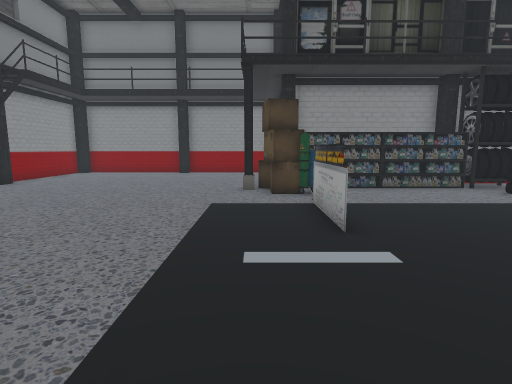
[1] (above)

21 first-person views from a walk through a scene from a Unity 3-D project. The camera is 1.4 m above the floor, tilts 8° down and sees 80° across. Doors are open. The floor is counted in squares, 1 m on a side. Each view is taken from the middle of a square. On the plan, view 1 faces up. The plan holds only what a view shows up to about 14 squares ahead; the rest is blank. The player character is not drawn.

[2]
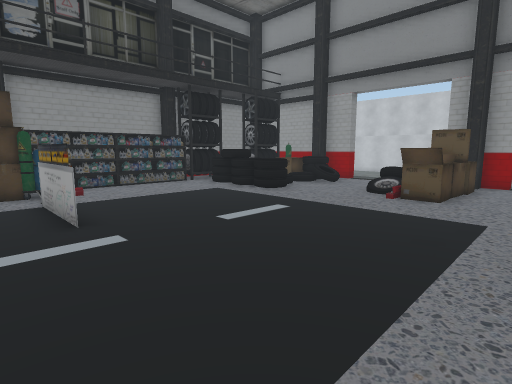

[3]
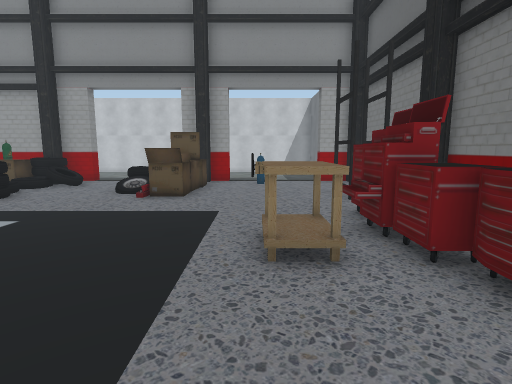

[4]
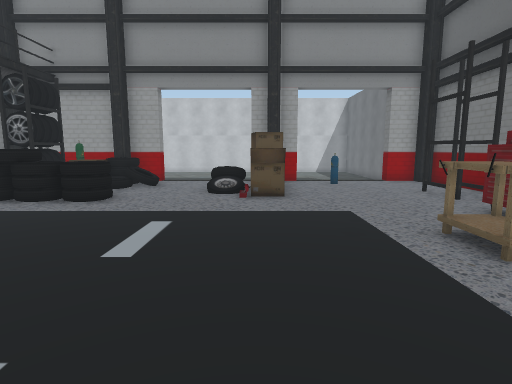

[5]
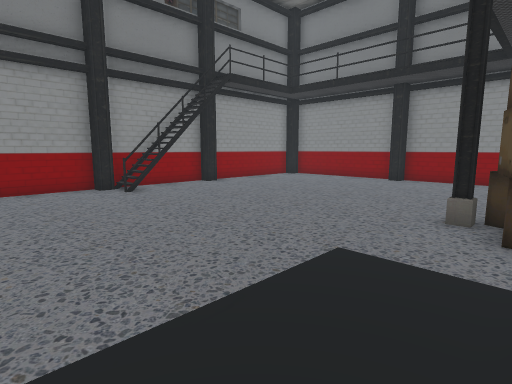

[6]
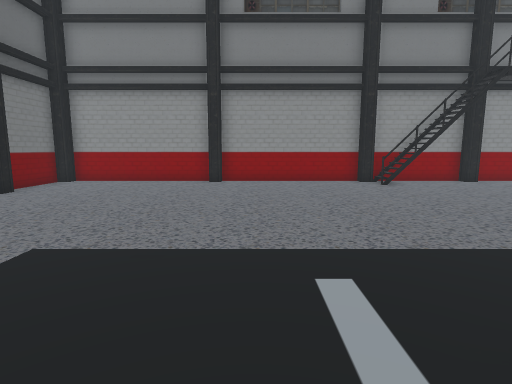

[7]
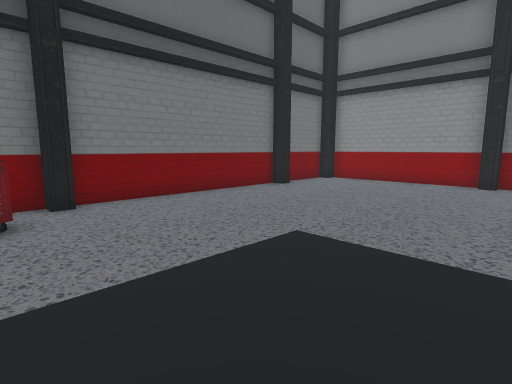

[8]
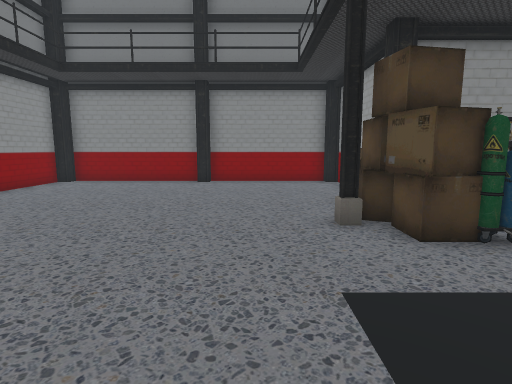

[9]
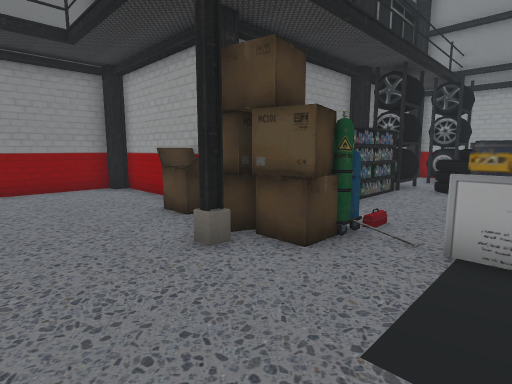

[10]
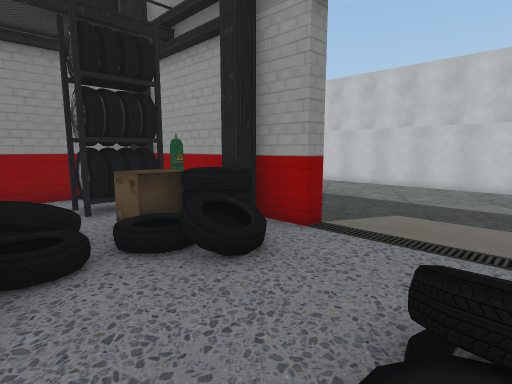

[11]
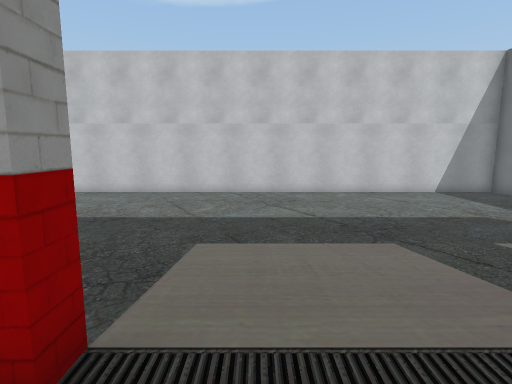

[12]
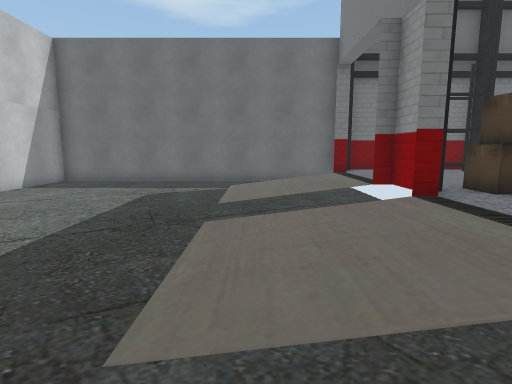

[13]
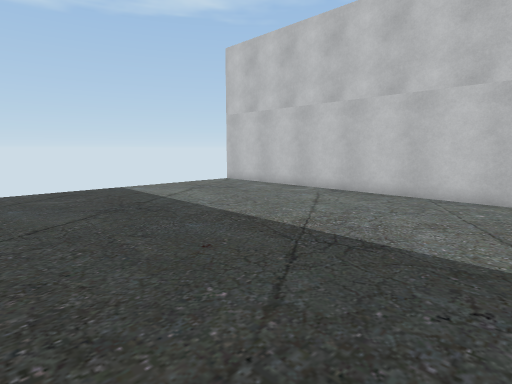

[14]
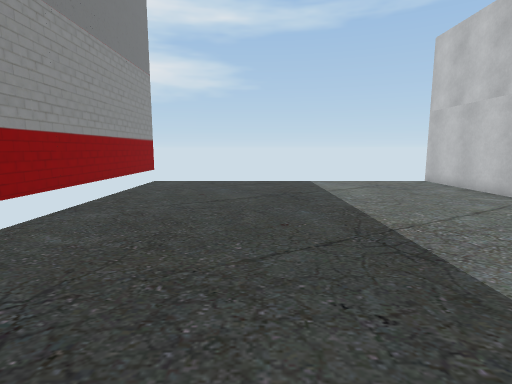

[15]
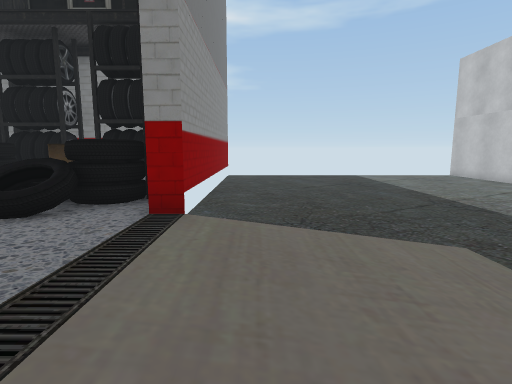

[16]
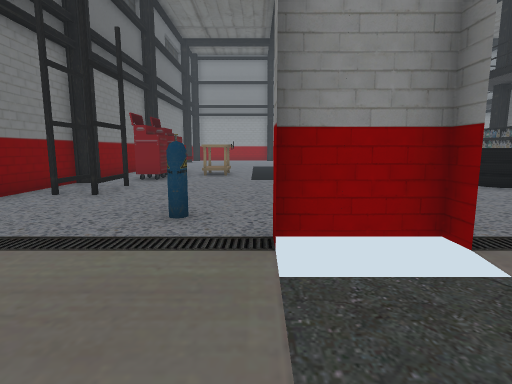

[17]
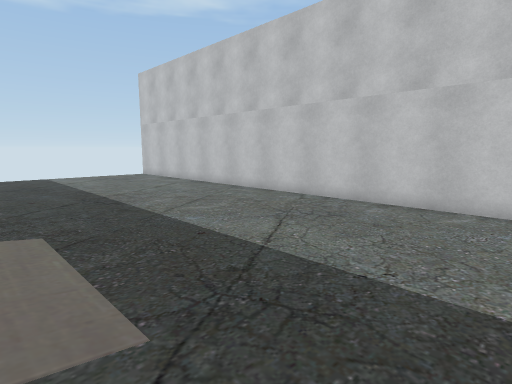

[18]
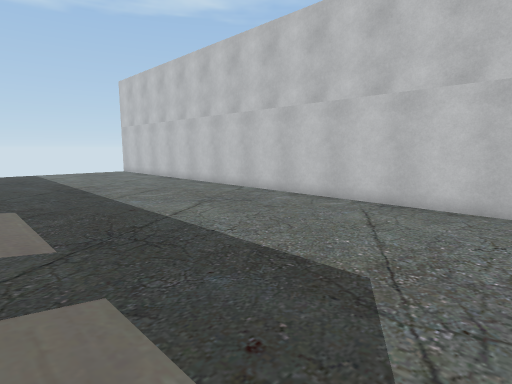

[19]
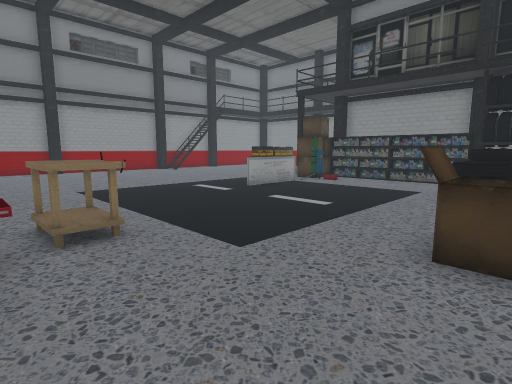

[20]
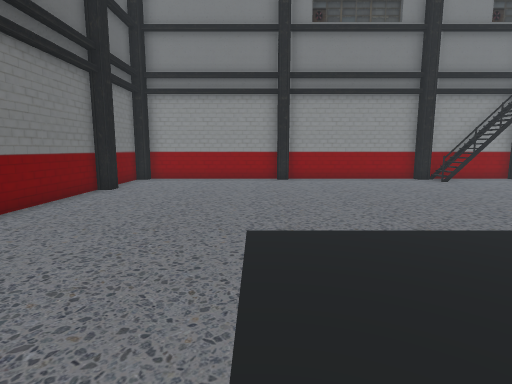

[21]
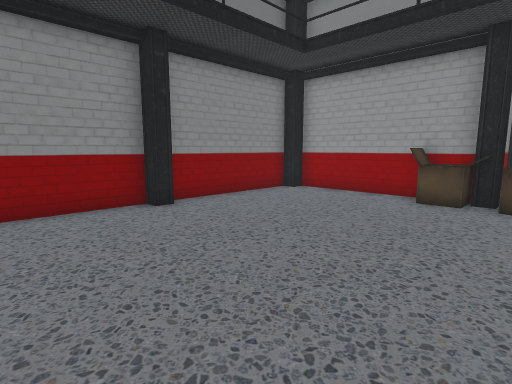

### Floor plan
Key: @ floor where view 1 was taken; # wall or solid block; x gap in a wall; . main floor; - floor 0.5 m lower than the main floor; / step, stairs or slope; D open door; ^ raised ledge; v drop or lower ground; B box; S shelf; T tank; W wheel; H whiteboard; O other object.
Columns run from 11 left of view 1 to 26 right of it. Each row starts with its distance up from view 1.
 19  ############           #            #
 18 ##.....#....#           #------------#
 17 #............#          #------------#
 16 #............#          #------------#
 15 #............#          #------------#
 14 #...........B           #------------#
 13 #...........B#   ########------------#
 12 ##..........B     ###.. #------------#
 11 #..........BBSSSSSS##.###------------#
 10 #x#........BTT.....WW ###------------#
  9 #vx..........T.....WW BBT------------#
  8 #x#..........H.....WWWBW#------------#
  7 #............#.....WWO.WW------------#
  6 #............#.....WW..OD#///--------#
  5 #............#..........DD///--------#
  4 #.......................DD///--------#
  3 #.................... W.DD///--------#
  2 #...................BBBBD#///--------#
  1 ##..................BBBB#------------#
  0 #..........@............D#///--------#
 -1 #..............^^......TDD///--------#
 -2 #..............^^.......DD///--------#
 -3 #..............^^^#.....DD///--------#
 -4 #.............^^###.##..D#///--------#
 -5 ##..#.......########....#   ---------#
 -6  #############     ###################

Where each view was taken, in squares from view 1:
view 1: 0 up, 0 right, facing up
view 2: 1 down, 0 right, facing up-right
view 3: 1 down, 0 right, facing right
view 4: 2 up, 0 right, facing right
view 5: 4 up, 1 right, facing up-left
view 6: 3 up, 3 right, facing left
view 7: 3 up, 3 right, facing down-left
view 8: 5 up, 2 left, facing up
view 9: 7 up, 3 left, facing up-right
view 10: 3 up, 9 right, facing up-right
view 11: 5 up, 12 right, facing right
view 12: 8 up, 17 right, facing down
view 13: 7 up, 16 right, facing up-right
view 14: 5 up, 18 right, facing up
view 15: 2 up, 15 right, facing up
view 16: 0 up, 17 right, facing left
view 17: 0 up, 17 right, facing up-right
view 18: 3 down, 17 right, facing up-right
view 19: 3 down, 10 right, facing up-left
view 20: 0 up, 4 right, facing left
view 21: 11 up, 8 left, facing up-right
